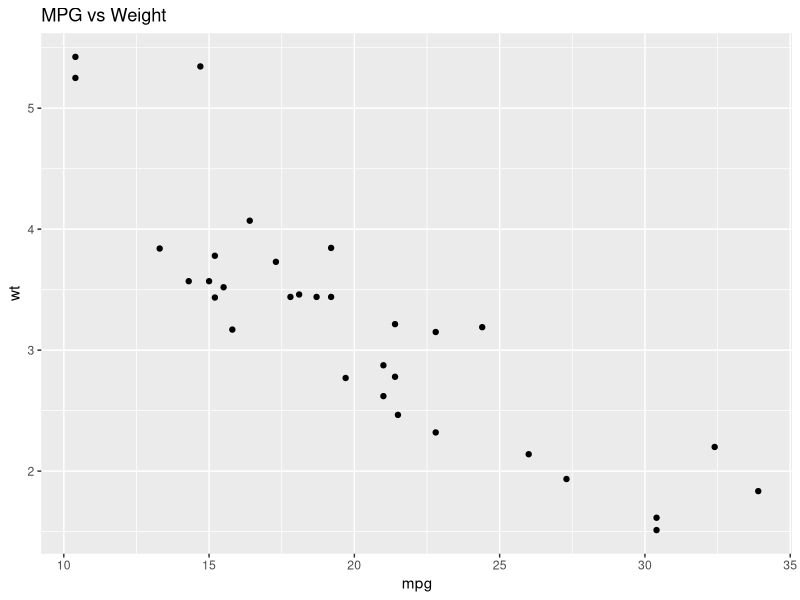

Here is the R script that generated this plot:
## ---- chunk 1
library(ggplot2)
ggplot(mtcars, aes(x = mpg, y = wt)) +
  geom_point() +
  labs(title = "MPG vs Weight")
